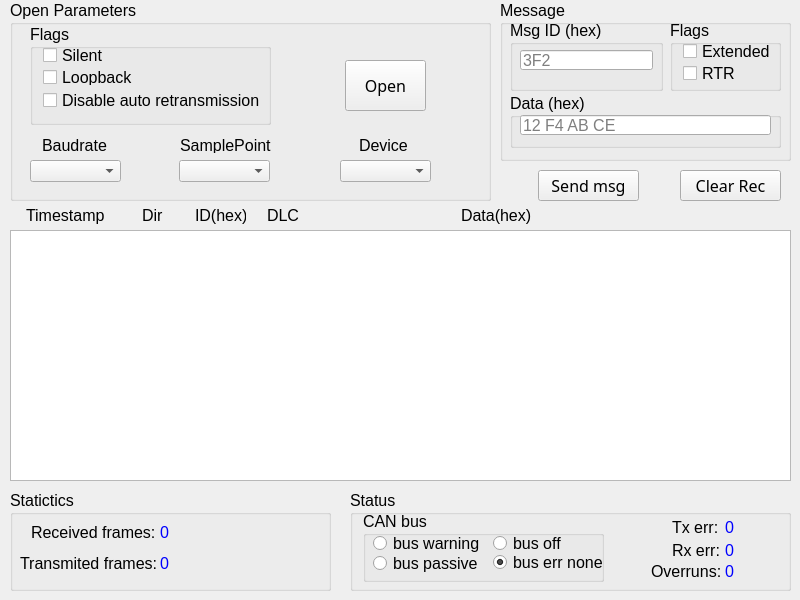
<?xml version="1.0" encoding="UTF-8"?>
<ui version="4.0">
 <class>MainWindow</class>
 <widget class="QMainWindow" name="MainWindow">
  <property name="geometry">
   <rect>
    <x>0</x>
    <y>0</y>
    <width>800</width>
    <height>600</height>
   </rect>
  </property>
  <property name="minimumSize">
   <size>
    <width>800</width>
    <height>600</height>
   </size>
  </property>
  <property name="maximumSize">
   <size>
    <width>800</width>
    <height>600</height>
   </size>
  </property>
  <property name="sizeIncrement">
   <size>
    <width>800</width>
    <height>600</height>
   </size>
  </property>
  <property name="font">
   <font>
    <family>Helvetica</family>
    <pointsize>12</pointsize>
   </font>
  </property>
  <property name="windowTitle">
   <string>cando_example</string>
  </property>
  <property name="windowIcon">
   <iconset>
    <normaloff>cando_example.ico</normaloff>cando_example.ico</iconset>
  </property>
  <widget class="QWidget" name="centralwidget">
   <widget class="QTextEdit" name="textEditReceivedMessage">
    <property name="geometry">
     <rect>
      <x>10</x>
      <y>230</y>
      <width>781</width>
      <height>251</height>
     </rect>
    </property>
    <property name="font">
     <font>
      <family>Fixedsys</family>
      <pointsize>12</pointsize>
     </font>
    </property>
    <property name="focusPolicy">
     <enum>Qt::NoFocus</enum>
    </property>
    <property name="acceptDrops">
     <bool>false</bool>
    </property>
    <property name="readOnly">
     <bool>true</bool>
    </property>
   </widget>
   <widget class="QPushButton" name="btnSendMsg">
    <property name="geometry">
     <rect>
      <x>538</x>
      <y>170</y>
      <width>101</width>
      <height>31</height>
     </rect>
    </property>
    <property name="font">
     <font>
      <family>Adobe 黑体 Std R</family>
      <pointsize>12</pointsize>
      <weight>50</weight>
      <bold>false</bold>
     </font>
    </property>
    <property name="text">
     <string>Send msg</string>
    </property>
   </widget>
   <widget class="QGroupBox" name="groupMessage">
    <property name="geometry">
     <rect>
      <x>500</x>
      <y>0</y>
      <width>291</width>
      <height>161</height>
     </rect>
    </property>
    <property name="font">
     <font>
      <family>Helvetica</family>
      <pointsize>12</pointsize>
     </font>
    </property>
    <property name="title">
     <string>Message</string>
    </property>
    <widget class="QGroupBox" name="groupMsgID">
     <property name="geometry">
      <rect>
       <x>10</x>
       <y>20</y>
       <width>153</width>
       <height>71</height>
      </rect>
     </property>
     <property name="font">
      <font>
       <family>Helvetica</family>
       <pointsize>12</pointsize>
      </font>
     </property>
     <property name="layoutDirection">
      <enum>Qt::LeftToRight</enum>
     </property>
     <property name="title">
      <string>Msg ID (hex)</string>
     </property>
     <widget class="QLineEdit" name="frameIdEdit">
      <property name="geometry">
       <rect>
        <x>10</x>
        <y>30</y>
        <width>133</width>
        <height>20</height>
       </rect>
      </property>
      <property name="sizePolicy">
       <sizepolicy hsizetype="Preferred" vsizetype="Fixed">
        <horstretch>1</horstretch>
        <verstretch>0</verstretch>
       </sizepolicy>
      </property>
      <property name="font">
       <font>
        <family>Helvetica</family>
        <pointsize>12</pointsize>
       </font>
      </property>
      <property name="placeholderText">
       <string>3F2</string>
      </property>
      <property name="clearButtonEnabled">
       <bool>true</bool>
      </property>
     </widget>
    </widget>
    <widget class="QGroupBox" name="groupMsgFlags">
     <property name="geometry">
      <rect>
       <x>170</x>
       <y>20</y>
       <width>111</width>
       <height>71</height>
      </rect>
     </property>
     <property name="font">
      <font>
       <family>Helvetica</family>
       <pointsize>12</pointsize>
      </font>
     </property>
     <property name="layoutDirection">
      <enum>Qt::LeftToRight</enum>
     </property>
     <property name="title">
      <string>Flags</string>
     </property>
     <widget class="QCheckBox" name="checkBoxExtended">
      <property name="geometry">
       <rect>
        <x>13</x>
        <y>23</y>
        <width>121</width>
        <height>16</height>
       </rect>
      </property>
      <property name="text">
       <string>Extended</string>
      </property>
     </widget>
     <widget class="QCheckBox" name="checkBoxRemote">
      <property name="geometry">
       <rect>
        <x>13</x>
        <y>45</y>
        <width>121</width>
        <height>16</height>
       </rect>
      </property>
      <property name="text">
       <string>RTR</string>
      </property>
     </widget>
    </widget>
    <widget class="QGroupBox" name="groupMsgData">
     <property name="geometry">
      <rect>
       <x>10</x>
       <y>93</y>
       <width>271</width>
       <height>55</height>
      </rect>
     </property>
     <property name="font">
      <font>
       <family>Helvetica</family>
       <pointsize>12</pointsize>
      </font>
     </property>
     <property name="title">
      <string>Data (hex)</string>
     </property>
     <widget class="QLineEdit" name="payloadEdit">
      <property name="geometry">
       <rect>
        <x>10</x>
        <y>22</y>
        <width>251</width>
        <height>20</height>
       </rect>
      </property>
      <property name="sizePolicy">
       <sizepolicy hsizetype="Expanding" vsizetype="Fixed">
        <horstretch>2</horstretch>
        <verstretch>0</verstretch>
       </sizepolicy>
      </property>
      <property name="placeholderText">
       <string>12 F4 AB CE</string>
      </property>
      <property name="clearButtonEnabled">
       <bool>true</bool>
      </property>
     </widget>
    </widget>
   </widget>
   <widget class="QPushButton" name="btnClearRec">
    <property name="geometry">
     <rect>
      <x>680</x>
      <y>170</y>
      <width>101</width>
      <height>31</height>
     </rect>
    </property>
    <property name="font">
     <font>
      <family>Adobe 黑体 Std R</family>
      <pointsize>12</pointsize>
      <weight>50</weight>
      <bold>false</bold>
     </font>
    </property>
    <property name="text">
     <string>Clear Rec</string>
    </property>
   </widget>
   <widget class="QGroupBox" name="groupOpenParam">
    <property name="geometry">
     <rect>
      <x>10</x>
      <y>0</y>
      <width>481</width>
      <height>201</height>
     </rect>
    </property>
    <property name="font">
     <font>
      <family>Helvetica</family>
      <pointsize>12</pointsize>
     </font>
    </property>
    <property name="layoutDirection">
     <enum>Qt::LeftToRight</enum>
    </property>
    <property name="title">
     <string>Open Parameters</string>
    </property>
    <widget class="QGroupBox" name="groupOpenFlags">
     <property name="geometry">
      <rect>
       <x>20</x>
       <y>24</y>
       <width>241</width>
       <height>101</height>
      </rect>
     </property>
     <property name="font">
      <font>
       <family>Helvetica</family>
       <pointsize>12</pointsize>
      </font>
     </property>
     <property name="layoutDirection">
      <enum>Qt::LeftToRight</enum>
     </property>
     <property name="title">
      <string>Flags</string>
     </property>
     <widget class="QCheckBox" name="checkBoxSilent">
      <property name="geometry">
       <rect>
        <x>13</x>
        <y>23</y>
        <width>121</width>
        <height>16</height>
       </rect>
      </property>
      <property name="text">
       <string>Silent</string>
      </property>
     </widget>
     <widget class="QCheckBox" name="checkBoxLoopBack">
      <property name="geometry">
       <rect>
        <x>13</x>
        <y>45</y>
        <width>121</width>
        <height>16</height>
       </rect>
      </property>
      <property name="text">
       <string>Loopback</string>
      </property>
     </widget>
     <widget class="QCheckBox" name="checkBoxDisableRetrans">
      <property name="geometry">
       <rect>
        <x>13</x>
        <y>68</y>
        <width>221</width>
        <height>16</height>
       </rect>
      </property>
      <property name="text">
       <string>Disable auto retransmission</string>
      </property>
     </widget>
    </widget>
    <widget class="QLabel" name="labelBaudrate">
     <property name="geometry">
      <rect>
       <x>32</x>
       <y>137</y>
       <width>71</width>
       <height>16</height>
      </rect>
     </property>
     <property name="text">
      <string>Baudrate</string>
     </property>
    </widget>
    <widget class="QLabel" name="labelSamplePoint">
     <property name="geometry">
      <rect>
       <x>170</x>
       <y>137</y>
       <width>101</width>
       <height>16</height>
      </rect>
     </property>
     <property name="text">
      <string>SamplePoint</string>
     </property>
    </widget>
    <widget class="QComboBox" name="comboSamplePoint">
     <property name="geometry">
      <rect>
       <x>169</x>
       <y>160</y>
       <width>91</width>
       <height>22</height>
      </rect>
     </property>
     <property name="font">
      <font>
       <family>Helvetica</family>
       <pointsize>12</pointsize>
       <weight>50</weight>
       <bold>false</bold>
      </font>
     </property>
    </widget>
    <widget class="QComboBox" name="comboBaudRate">
     <property name="geometry">
      <rect>
       <x>20</x>
       <y>160</y>
       <width>91</width>
       <height>22</height>
      </rect>
     </property>
     <property name="font">
      <font>
       <family>Helvetica</family>
       <pointsize>12</pointsize>
       <weight>50</weight>
       <bold>false</bold>
      </font>
     </property>
    </widget>
    <widget class="QComboBox" name="comboDevList">
     <property name="geometry">
      <rect>
       <x>330</x>
       <y>160</y>
       <width>91</width>
       <height>22</height>
      </rect>
     </property>
     <property name="font">
      <font>
       <family>Helvetica</family>
       <pointsize>12</pointsize>
       <weight>50</weight>
       <bold>false</bold>
      </font>
     </property>
    </widget>
    <widget class="QPushButton" name="btnOpenClose">
     <property name="geometry">
      <rect>
       <x>335</x>
       <y>60</y>
       <width>81</width>
       <height>51</height>
      </rect>
     </property>
     <property name="font">
      <font>
       <family>Adobe 黑体 Std R</family>
       <pointsize>12</pointsize>
       <weight>50</weight>
       <bold>false</bold>
      </font>
     </property>
     <property name="text">
      <string>Open</string>
     </property>
    </widget>
    <widget class="QLabel" name="labelDevice">
     <property name="geometry">
      <rect>
       <x>349</x>
       <y>137</y>
       <width>51</width>
       <height>16</height>
      </rect>
     </property>
     <property name="text">
      <string>Device</string>
     </property>
    </widget>
    <widget class="QLabel" name="labelDeviceInfo">
     <property name="geometry">
      <rect>
       <x>333</x>
       <y>30</y>
       <width>91</width>
       <height>21</height>
      </rect>
     </property>
     <property name="font">
      <font>
       <family>Helvetica</family>
       <pointsize>10</pointsize>
       <weight>50</weight>
       <bold>false</bold>
      </font>
     </property>
     <property name="styleSheet">
      <string notr="true">color: rgb(0, 0, 255);</string>
     </property>
     <property name="text">
      <string/>
     </property>
    </widget>
   </widget>
   <widget class="QGroupBox" name="groupStatictics">
    <property name="geometry">
     <rect>
      <x>10</x>
      <y>490</y>
      <width>321</width>
      <height>101</height>
     </rect>
    </property>
    <property name="title">
     <string>Statictics</string>
    </property>
    <widget class="QLabel" name="labelRxFrames">
     <property name="geometry">
      <rect>
       <x>21</x>
       <y>34</y>
       <width>131</width>
       <height>16</height>
      </rect>
     </property>
     <property name="text">
      <string>Received frames: </string>
     </property>
    </widget>
    <widget class="QLabel" name="labelTxFrames">
     <property name="geometry">
      <rect>
       <x>10</x>
       <y>65</y>
       <width>141</width>
       <height>16</height>
      </rect>
     </property>
     <property name="text">
      <string>Transmited frames: </string>
     </property>
    </widget>
    <widget class="QLabel" name="labelRxFramesCnt">
     <property name="geometry">
      <rect>
       <x>150</x>
       <y>34</y>
       <width>161</width>
       <height>16</height>
      </rect>
     </property>
     <property name="styleSheet">
      <string notr="true">color: rgb(0, 0, 255);
font: 12pt &quot;Helvetica&quot;;</string>
     </property>
     <property name="text">
      <string>0</string>
     </property>
    </widget>
    <widget class="QLabel" name="labelTxFramesCnt">
     <property name="geometry">
      <rect>
       <x>150</x>
       <y>65</y>
       <width>161</width>
       <height>16</height>
      </rect>
     </property>
     <property name="styleSheet">
      <string notr="true">color: rgb(0, 0, 255);
font: 12pt &quot;Helvetica&quot;;</string>
     </property>
     <property name="text">
      <string>0</string>
     </property>
    </widget>
   </widget>
   <widget class="QGroupBox" name="groupStatus">
    <property name="geometry">
     <rect>
      <x>350</x>
      <y>490</y>
      <width>441</width>
      <height>101</height>
     </rect>
    </property>
    <property name="title">
     <string>Status</string>
    </property>
    <widget class="QGroupBox" name="groupCanBus">
     <property name="geometry">
      <rect>
       <x>13</x>
       <y>21</y>
       <width>241</width>
       <height>71</height>
      </rect>
     </property>
     <property name="title">
      <string>CAN bus</string>
     </property>
     <widget class="QRadioButton" name="radioButtonBusOff">
      <property name="enabled">
       <bool>true</bool>
      </property>
      <property name="geometry">
       <rect>
        <x>130</x>
        <y>23</y>
        <width>71</width>
        <height>18</height>
       </rect>
      </property>
      <property name="text">
       <string>bus off</string>
      </property>
      <property name="checkable">
       <bool>true</bool>
      </property>
      <property name="checked">
       <bool>false</bool>
      </property>
      <property name="autoExclusive">
       <bool>false</bool>
      </property>
     </widget>
     <widget class="QRadioButton" name="radioButtonBusPassive">
      <property name="enabled">
       <bool>true</bool>
      </property>
      <property name="geometry">
       <rect>
        <x>10</x>
        <y>43</y>
        <width>111</width>
        <height>18</height>
       </rect>
      </property>
      <property name="text">
       <string>bus passive</string>
      </property>
      <property name="checkable">
       <bool>true</bool>
      </property>
      <property name="autoExclusive">
       <bool>false</bool>
      </property>
     </widget>
     <widget class="QRadioButton" name="radioButtonBusWarning">
      <property name="enabled">
       <bool>true</bool>
      </property>
      <property name="geometry">
       <rect>
        <x>10</x>
        <y>23</y>
        <width>111</width>
        <height>18</height>
       </rect>
      </property>
      <property name="text">
       <string>bus warning</string>
      </property>
      <property name="checkable">
       <bool>true</bool>
      </property>
      <property name="autoExclusive">
       <bool>false</bool>
      </property>
     </widget>
     <widget class="QRadioButton" name="radioButtonBusErrNone">
      <property name="enabled">
       <bool>true</bool>
      </property>
      <property name="geometry">
       <rect>
        <x>130</x>
        <y>43</y>
        <width>111</width>
        <height>17</height>
       </rect>
      </property>
      <property name="mouseTracking">
       <bool>true</bool>
      </property>
      <property name="focusPolicy">
       <enum>Qt::StrongFocus</enum>
      </property>
      <property name="text">
       <string>bus err none</string>
      </property>
      <property name="checkable">
       <bool>true</bool>
      </property>
      <property name="checked">
       <bool>true</bool>
      </property>
      <property name="autoExclusive">
       <bool>false</bool>
      </property>
     </widget>
    </widget>
    <widget class="QLabel" name="labelTxErr">
     <property name="geometry">
      <rect>
       <x>322</x>
       <y>29</y>
       <width>51</width>
       <height>16</height>
      </rect>
     </property>
     <property name="text">
      <string>Tx err:</string>
     </property>
    </widget>
    <widget class="QLabel" name="labelRxErr">
     <property name="geometry">
      <rect>
       <x>322</x>
       <y>52</y>
       <width>51</width>
       <height>16</height>
      </rect>
     </property>
     <property name="text">
      <string>Rx err:</string>
     </property>
    </widget>
    <widget class="QLabel" name="labelTxErrCnt">
     <property name="geometry">
      <rect>
       <x>375</x>
       <y>29</y>
       <width>31</width>
       <height>16</height>
      </rect>
     </property>
     <property name="styleSheet">
      <string notr="true">color: rgb(0, 0, 255);
font: 12pt &quot;Helvetica&quot;;</string>
     </property>
     <property name="text">
      <string>0</string>
     </property>
    </widget>
    <widget class="QLabel" name="labelRxErrCnt">
     <property name="geometry">
      <rect>
       <x>375</x>
       <y>52</y>
       <width>31</width>
       <height>16</height>
      </rect>
     </property>
     <property name="styleSheet">
      <string notr="true">color: rgb(0, 0, 255);
font: 12pt &quot;Helvetica&quot;;</string>
     </property>
     <property name="text">
      <string>0</string>
     </property>
    </widget>
    <widget class="QLabel" name="labelOverRuns">
     <property name="geometry">
      <rect>
       <x>301</x>
       <y>73</y>
       <width>71</width>
       <height>16</height>
      </rect>
     </property>
     <property name="text">
      <string>Overruns:</string>
     </property>
    </widget>
    <widget class="QLabel" name="labelOverRunsCnt">
     <property name="geometry">
      <rect>
       <x>375</x>
       <y>73</y>
       <width>31</width>
       <height>16</height>
      </rect>
     </property>
     <property name="styleSheet">
      <string notr="true">color: rgb(0, 0, 255);
font: 12pt &quot;Helvetica&quot;;</string>
     </property>
     <property name="text">
      <string>0</string>
     </property>
    </widget>
   </widget>
   <widget class="QLabel" name="labelSamplePoint_2">
    <property name="geometry">
     <rect>
      <x>26</x>
      <y>205</y>
      <width>81</width>
      <height>20</height>
     </rect>
    </property>
    <property name="text">
     <string>Timestamp</string>
    </property>
   </widget>
   <widget class="QLabel" name="labelSamplePoint_4">
    <property name="geometry">
     <rect>
      <x>195</x>
      <y>205</y>
      <width>51</width>
      <height>20</height>
     </rect>
    </property>
    <property name="text">
     <string>ID(hex)</string>
    </property>
   </widget>
   <widget class="QLabel" name="labelSamplePoint_5">
    <property name="geometry">
     <rect>
      <x>267</x>
      <y>205</y>
      <width>41</width>
      <height>20</height>
     </rect>
    </property>
    <property name="text">
     <string>DLC</string>
    </property>
   </widget>
   <widget class="QLabel" name="labelSamplePoint_6">
    <property name="geometry">
     <rect>
      <x>461</x>
      <y>205</y>
      <width>71</width>
      <height>20</height>
     </rect>
    </property>
    <property name="text">
     <string>Data(hex)</string>
    </property>
   </widget>
   <widget class="QLabel" name="labelSamplePoint_7">
    <property name="geometry">
     <rect>
      <x>142</x>
      <y>205</y>
      <width>31</width>
      <height>20</height>
     </rect>
    </property>
    <property name="text">
     <string>Dir</string>
    </property>
   </widget>
  </widget>
 </widget>
 <resources/>
 <connections/>
</ui>
